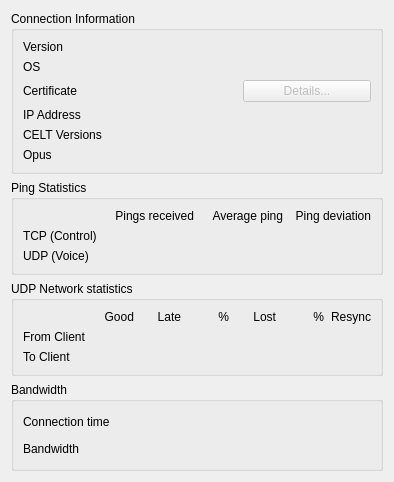
<?xml version="1.0" encoding="UTF-8"?>
<ui version="4.0">
 <class>UserInformation</class>
 <widget class="QDialog" name="UserInformation">
  <property name="geometry">
   <rect>
    <x>0</x>
    <y>0</y>
    <width>394</width>
    <height>482</height>
   </rect>
  </property>
  <property name="windowTitle">
   <string>User Information</string>
  </property>
  <property name="styleSheet">
   <string notr="true">font: 57 11pt &quot;Terminus (TTF)&quot;;</string>
  </property>
  <layout class="QVBoxLayout" name="verticalLayout">
   <item>
    <widget class="QGroupBox" name="qgbConnection">
     <property name="title">
      <string>Connection Information</string>
     </property>
     <layout class="QGridLayout" name="gridLayout">
      <item row="0" column="0">
       <widget class="QLabel" name="qliVersion">
        <property name="text">
         <string>Version</string>
        </property>
       </widget>
      </item>
      <item row="0" column="1" colspan="2">
       <widget class="QLabel" name="qlVersion">
        <property name="sizePolicy">
         <sizepolicy hsizetype="Preferred" vsizetype="Preferred">
          <horstretch>1</horstretch>
          <verstretch>0</verstretch>
         </sizepolicy>
        </property>
        <property name="text">
         <string/>
        </property>
        <property name="textFormat">
         <enum>Qt::PlainText</enum>
        </property>
        <property name="textInteractionFlags">
         <set>Qt::LinksAccessibleByMouse|Qt::TextSelectableByMouse</set>
        </property>
       </widget>
      </item>
      <item row="1" column="0">
       <widget class="QLabel" name="qliOS">
        <property name="text">
         <string>OS</string>
        </property>
       </widget>
      </item>
      <item row="1" column="1" colspan="2">
       <widget class="QLabel" name="qlOS">
        <property name="sizePolicy">
         <sizepolicy hsizetype="Preferred" vsizetype="Preferred">
          <horstretch>1</horstretch>
          <verstretch>0</verstretch>
         </sizepolicy>
        </property>
        <property name="text">
         <string/>
        </property>
        <property name="textFormat">
         <enum>Qt::PlainText</enum>
        </property>
        <property name="textInteractionFlags">
         <set>Qt::LinksAccessibleByMouse|Qt::TextSelectableByMouse</set>
        </property>
       </widget>
      </item>
      <item row="3" column="0">
       <widget class="QLabel" name="qliCertificate">
        <property name="text">
         <string>Certificate</string>
        </property>
       </widget>
      </item>
      <item row="3" column="1">
       <widget class="QLabel" name="qlCertificate">
        <property name="sizePolicy">
         <sizepolicy hsizetype="Expanding" vsizetype="Preferred">
          <horstretch>1</horstretch>
          <verstretch>0</verstretch>
         </sizepolicy>
        </property>
        <property name="text">
         <string/>
        </property>
        <property name="textFormat">
         <enum>Qt::PlainText</enum>
        </property>
        <property name="textInteractionFlags">
         <set>Qt::LinksAccessibleByMouse|Qt::TextSelectableByMouse</set>
        </property>
       </widget>
      </item>
      <item row="4" column="0">
       <widget class="QLabel" name="qliAddress">
        <property name="text">
         <string>IP Address</string>
        </property>
       </widget>
      </item>
      <item row="4" column="1" colspan="2">
       <widget class="QLabel" name="qlAddress">
        <property name="sizePolicy">
         <sizepolicy hsizetype="Preferred" vsizetype="Preferred">
          <horstretch>1</horstretch>
          <verstretch>0</verstretch>
         </sizepolicy>
        </property>
        <property name="text">
         <string/>
        </property>
        <property name="textInteractionFlags">
         <set>Qt::LinksAccessibleByMouse|Qt::TextSelectableByMouse</set>
        </property>
       </widget>
      </item>
      <item row="5" column="0">
       <widget class="QLabel" name="qliCELT">
        <property name="text">
         <string>CELT Versions</string>
        </property>
       </widget>
      </item>
      <item row="5" column="1" colspan="2">
       <widget class="QLabel" name="qlCELT">
        <property name="sizePolicy">
         <sizepolicy hsizetype="Preferred" vsizetype="Preferred">
          <horstretch>1</horstretch>
          <verstretch>0</verstretch>
         </sizepolicy>
        </property>
        <property name="text">
         <string/>
        </property>
        <property name="textInteractionFlags">
         <set>Qt::LinksAccessibleByMouse|Qt::TextSelectableByMouse</set>
        </property>
       </widget>
      </item>
      <item row="3" column="2">
       <widget class="QPushButton" name="qpbCertificate">
        <property name="enabled">
         <bool>false</bool>
        </property>
        <property name="sizePolicy">
         <sizepolicy hsizetype="Minimum" vsizetype="Fixed">
          <horstretch>0</horstretch>
          <verstretch>0</verstretch>
         </sizepolicy>
        </property>
        <property name="maximumSize">
         <size>
          <width>150</width>
          <height>16777215</height>
         </size>
        </property>
        <property name="text">
         <string>Details...</string>
        </property>
       </widget>
      </item>
      <item row="6" column="0">
       <widget class="QLabel" name="qliOpus">
        <property name="text">
         <string notr="true">Opus</string>
        </property>
       </widget>
      </item>
      <item row="6" column="1" colspan="2">
       <widget class="QLabel" name="qlOpus">
        <property name="text">
         <string/>
        </property>
       </widget>
      </item>
     </layout>
    </widget>
   </item>
   <item>
    <widget class="QGroupBox" name="qgbPing">
     <property name="title">
      <string>Ping Statistics</string>
     </property>
     <layout class="QGridLayout" name="gridLayout_2">
      <item row="0" column="1">
       <widget class="QLabel" name="qliPingCount">
        <property name="text">
         <string>Pings received</string>
        </property>
        <property name="alignment">
         <set>Qt::AlignRight|Qt::AlignTrailing|Qt::AlignVCenter</set>
        </property>
       </widget>
      </item>
      <item row="0" column="2">
       <widget class="QLabel" name="qliPingAvg">
        <property name="text">
         <string>Average ping</string>
        </property>
        <property name="alignment">
         <set>Qt::AlignRight|Qt::AlignTrailing|Qt::AlignVCenter</set>
        </property>
       </widget>
      </item>
      <item row="0" column="3">
       <widget class="QLabel" name="qliPingVar">
        <property name="text">
         <string>Ping deviation</string>
        </property>
        <property name="alignment">
         <set>Qt::AlignRight|Qt::AlignTrailing|Qt::AlignVCenter</set>
        </property>
       </widget>
      </item>
      <item row="1" column="0">
       <widget class="QLabel" name="qliTCP">
        <property name="text">
         <string>TCP (Control)</string>
        </property>
       </widget>
      </item>
      <item row="1" column="1">
       <widget class="QLabel" name="qlTCPCount">
        <property name="text">
         <string/>
        </property>
        <property name="alignment">
         <set>Qt::AlignRight|Qt::AlignTrailing|Qt::AlignVCenter</set>
        </property>
        <property name="textInteractionFlags">
         <set>Qt::LinksAccessibleByMouse|Qt::TextSelectableByMouse</set>
        </property>
       </widget>
      </item>
      <item row="1" column="2">
       <widget class="QLabel" name="qlTCPAvg">
        <property name="text">
         <string/>
        </property>
        <property name="alignment">
         <set>Qt::AlignRight|Qt::AlignTrailing|Qt::AlignVCenter</set>
        </property>
        <property name="textInteractionFlags">
         <set>Qt::LinksAccessibleByMouse|Qt::TextSelectableByMouse</set>
        </property>
       </widget>
      </item>
      <item row="1" column="3">
       <widget class="QLabel" name="qlTCPVar">
        <property name="text">
         <string/>
        </property>
        <property name="alignment">
         <set>Qt::AlignRight|Qt::AlignTrailing|Qt::AlignVCenter</set>
        </property>
        <property name="textInteractionFlags">
         <set>Qt::LinksAccessibleByMouse|Qt::TextSelectableByMouse</set>
        </property>
       </widget>
      </item>
      <item row="2" column="0">
       <widget class="QLabel" name="qliUDP">
        <property name="text">
         <string>UDP (Voice)</string>
        </property>
       </widget>
      </item>
      <item row="2" column="1">
       <widget class="QLabel" name="qlUDPCount">
        <property name="text">
         <string/>
        </property>
        <property name="alignment">
         <set>Qt::AlignRight|Qt::AlignTrailing|Qt::AlignVCenter</set>
        </property>
        <property name="textInteractionFlags">
         <set>Qt::LinksAccessibleByMouse|Qt::TextSelectableByMouse</set>
        </property>
       </widget>
      </item>
      <item row="2" column="2">
       <widget class="QLabel" name="qlUDPAvg">
        <property name="text">
         <string/>
        </property>
        <property name="alignment">
         <set>Qt::AlignRight|Qt::AlignTrailing|Qt::AlignVCenter</set>
        </property>
        <property name="textInteractionFlags">
         <set>Qt::LinksAccessibleByMouse|Qt::TextSelectableByMouse</set>
        </property>
       </widget>
      </item>
      <item row="2" column="3">
       <widget class="QLabel" name="qlUDPVar">
        <property name="text">
         <string/>
        </property>
        <property name="alignment">
         <set>Qt::AlignRight|Qt::AlignTrailing|Qt::AlignVCenter</set>
        </property>
        <property name="textInteractionFlags">
         <set>Qt::LinksAccessibleByMouse|Qt::TextSelectableByMouse</set>
        </property>
       </widget>
      </item>
     </layout>
    </widget>
   </item>
   <item>
    <widget class="QGroupBox" name="qgbUDP">
     <property name="title">
      <string>UDP Network statistics</string>
     </property>
     <layout class="QGridLayout" name="gridLayout_3">
      <item row="0" column="1">
       <widget class="QLabel" name="qliGood">
        <property name="text">
         <string>Good</string>
        </property>
        <property name="alignment">
         <set>Qt::AlignRight|Qt::AlignTrailing|Qt::AlignVCenter</set>
        </property>
       </widget>
      </item>
      <item row="0" column="2">
       <widget class="QLabel" name="qliLate">
        <property name="text">
         <string>Late</string>
        </property>
        <property name="alignment">
         <set>Qt::AlignRight|Qt::AlignTrailing|Qt::AlignVCenter</set>
        </property>
       </widget>
      </item>
      <item row="0" column="4">
       <widget class="QLabel" name="qliLost">
        <property name="text">
         <string>Lost</string>
        </property>
        <property name="alignment">
         <set>Qt::AlignRight|Qt::AlignTrailing|Qt::AlignVCenter</set>
        </property>
       </widget>
      </item>
      <item row="0" column="6">
       <widget class="QLabel" name="qliResync">
        <property name="text">
         <string>Resync</string>
        </property>
        <property name="alignment">
         <set>Qt::AlignRight|Qt::AlignTrailing|Qt::AlignVCenter</set>
        </property>
       </widget>
      </item>
      <item row="1" column="0">
       <widget class="QLabel" name="qliFromClient">
        <property name="text">
         <string>From Client</string>
        </property>
       </widget>
      </item>
      <item row="1" column="1">
       <widget class="QLabel" name="qlFromGood">
        <property name="text">
         <string/>
        </property>
        <property name="alignment">
         <set>Qt::AlignRight|Qt::AlignTrailing|Qt::AlignVCenter</set>
        </property>
        <property name="textInteractionFlags">
         <set>Qt::LinksAccessibleByMouse|Qt::TextSelectableByMouse</set>
        </property>
       </widget>
      </item>
      <item row="1" column="2">
       <widget class="QLabel" name="qlFromLate">
        <property name="text">
         <string/>
        </property>
        <property name="alignment">
         <set>Qt::AlignRight|Qt::AlignTrailing|Qt::AlignVCenter</set>
        </property>
        <property name="textInteractionFlags">
         <set>Qt::LinksAccessibleByMouse|Qt::TextSelectableByMouse</set>
        </property>
       </widget>
      </item>
      <item row="1" column="4">
       <widget class="QLabel" name="qlFromLost">
        <property name="text">
         <string/>
        </property>
        <property name="alignment">
         <set>Qt::AlignRight|Qt::AlignTrailing|Qt::AlignVCenter</set>
        </property>
        <property name="textInteractionFlags">
         <set>Qt::LinksAccessibleByMouse|Qt::TextSelectableByMouse</set>
        </property>
       </widget>
      </item>
      <item row="1" column="6">
       <widget class="QLabel" name="qlFromResync">
        <property name="text">
         <string/>
        </property>
        <property name="alignment">
         <set>Qt::AlignRight|Qt::AlignTrailing|Qt::AlignVCenter</set>
        </property>
        <property name="textInteractionFlags">
         <set>Qt::LinksAccessibleByMouse|Qt::TextSelectableByMouse</set>
        </property>
       </widget>
      </item>
      <item row="2" column="0">
       <widget class="QLabel" name="qliToClient">
        <property name="text">
         <string>To Client</string>
        </property>
       </widget>
      </item>
      <item row="2" column="1">
       <widget class="QLabel" name="qlToGood">
        <property name="text">
         <string/>
        </property>
        <property name="alignment">
         <set>Qt::AlignRight|Qt::AlignTrailing|Qt::AlignVCenter</set>
        </property>
        <property name="textInteractionFlags">
         <set>Qt::LinksAccessibleByMouse|Qt::TextSelectableByMouse</set>
        </property>
       </widget>
      </item>
      <item row="2" column="2">
       <widget class="QLabel" name="qlToLate">
        <property name="text">
         <string/>
        </property>
        <property name="alignment">
         <set>Qt::AlignRight|Qt::AlignTrailing|Qt::AlignVCenter</set>
        </property>
        <property name="textInteractionFlags">
         <set>Qt::LinksAccessibleByMouse|Qt::TextSelectableByMouse</set>
        </property>
       </widget>
      </item>
      <item row="2" column="4">
       <widget class="QLabel" name="qlToLost">
        <property name="text">
         <string/>
        </property>
        <property name="alignment">
         <set>Qt::AlignRight|Qt::AlignTrailing|Qt::AlignVCenter</set>
        </property>
        <property name="textInteractionFlags">
         <set>Qt::LinksAccessibleByMouse|Qt::TextSelectableByMouse</set>
        </property>
       </widget>
      </item>
      <item row="2" column="6">
       <widget class="QLabel" name="qlToResync">
        <property name="text">
         <string/>
        </property>
        <property name="alignment">
         <set>Qt::AlignRight|Qt::AlignTrailing|Qt::AlignVCenter</set>
        </property>
        <property name="textInteractionFlags">
         <set>Qt::LinksAccessibleByMouse|Qt::TextSelectableByMouse</set>
        </property>
       </widget>
      </item>
      <item row="0" column="3">
       <widget class="QLabel" name="qliLatePercent">
        <property name="text">
         <string notr="true">%</string>
        </property>
        <property name="alignment">
         <set>Qt::AlignRight|Qt::AlignTrailing|Qt::AlignVCenter</set>
        </property>
       </widget>
      </item>
      <item row="0" column="5">
       <widget class="QLabel" name="qliLostPercent">
        <property name="text">
         <string notr="true">%</string>
        </property>
        <property name="alignment">
         <set>Qt::AlignRight|Qt::AlignTrailing|Qt::AlignVCenter</set>
        </property>
       </widget>
      </item>
      <item row="1" column="3">
       <widget class="QLabel" name="qlFromLatePercent">
        <property name="text">
         <string notr="true"/>
        </property>
        <property name="alignment">
         <set>Qt::AlignRight|Qt::AlignTrailing|Qt::AlignVCenter</set>
        </property>
       </widget>
      </item>
      <item row="2" column="3">
       <widget class="QLabel" name="qlToLatePercent">
        <property name="text">
         <string notr="true"/>
        </property>
        <property name="alignment">
         <set>Qt::AlignRight|Qt::AlignTrailing|Qt::AlignVCenter</set>
        </property>
       </widget>
      </item>
      <item row="1" column="5">
       <widget class="QLabel" name="qlFromLostPercent">
        <property name="text">
         <string notr="true"/>
        </property>
        <property name="alignment">
         <set>Qt::AlignRight|Qt::AlignTrailing|Qt::AlignVCenter</set>
        </property>
       </widget>
      </item>
      <item row="2" column="5">
       <widget class="QLabel" name="qlToLostPercent">
        <property name="text">
         <string notr="true"/>
        </property>
        <property name="alignment">
         <set>Qt::AlignRight|Qt::AlignTrailing|Qt::AlignVCenter</set>
        </property>
       </widget>
      </item>
     </layout>
    </widget>
   </item>
   <item>
    <widget class="QGroupBox" name="qgbBandwidth">
     <property name="title">
      <string comment="GroupBox">Bandwidth</string>
     </property>
     <layout class="QGridLayout" name="gridLayout_4">
      <item row="0" column="0">
       <widget class="QLabel" name="qliTime">
        <property name="text">
         <string>Connection time</string>
        </property>
       </widget>
      </item>
      <item row="0" column="1">
       <widget class="QLabel" name="qlTime">
        <property name="sizePolicy">
         <sizepolicy hsizetype="Preferred" vsizetype="Preferred">
          <horstretch>1</horstretch>
          <verstretch>0</verstretch>
         </sizepolicy>
        </property>
        <property name="text">
         <string/>
        </property>
        <property name="textInteractionFlags">
         <set>Qt::LinksAccessibleByMouse|Qt::TextSelectableByMouse</set>
        </property>
       </widget>
      </item>
      <item row="1" column="0">
       <widget class="QLabel" name="qliBandwidth">
        <property name="text">
         <string comment="Label">Bandwidth</string>
        </property>
       </widget>
      </item>
      <item row="1" column="1">
       <widget class="QLabel" name="qlBandwidth">
        <property name="sizePolicy">
         <sizepolicy hsizetype="Preferred" vsizetype="Preferred">
          <horstretch>1</horstretch>
          <verstretch>0</verstretch>
         </sizepolicy>
        </property>
        <property name="text">
         <string/>
        </property>
        <property name="textInteractionFlags">
         <set>Qt::LinksAccessibleByMouse|Qt::TextSelectableByMouse</set>
        </property>
       </widget>
      </item>
     </layout>
    </widget>
   </item>
  </layout>
 </widget>
 <resources/>
 <connections/>
</ui>
